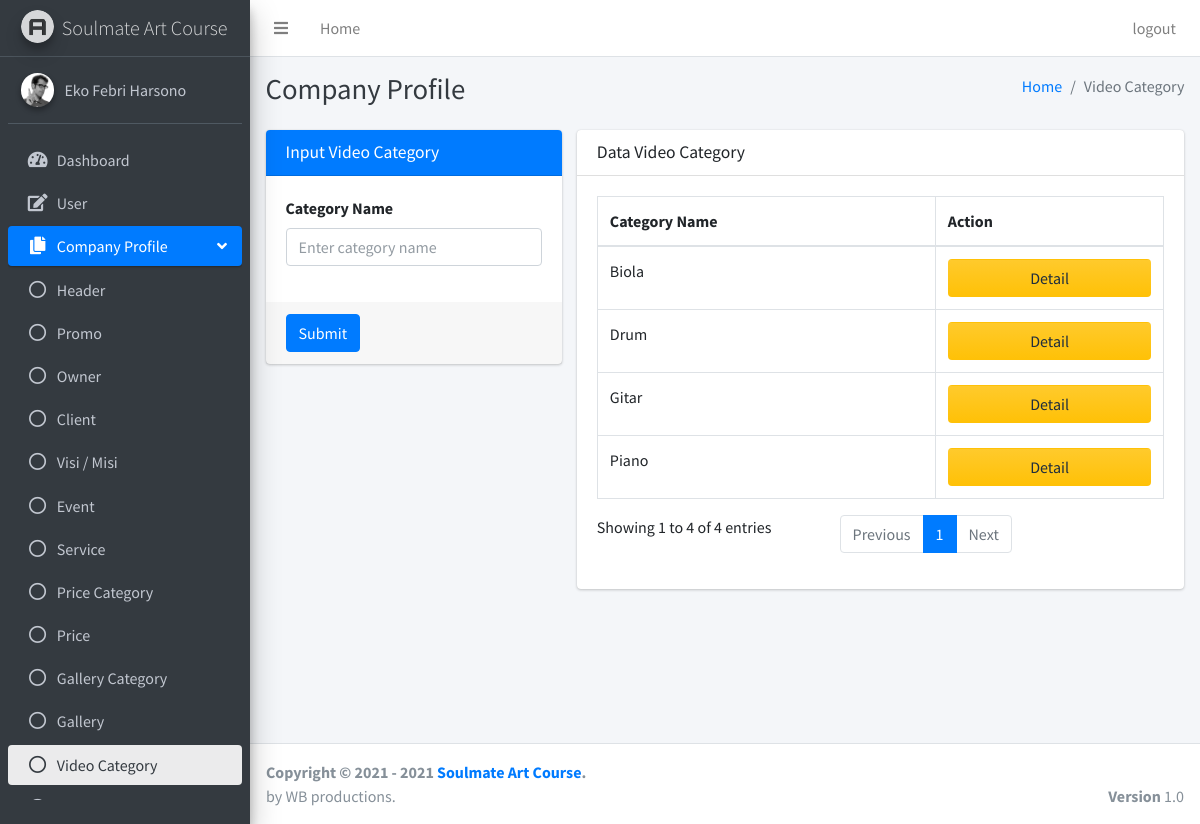
Page /pages/companyProfile/videoCategory.php (signed in) on the committed database.
### tables this page shows
CREATE TABLE `video_category` (
  `id_video_category` int(11) NOT NULL,
  `category_name` varchar(50) NOT NULL
);

### pages/companyProfile/videoCategory.php (the view, shortened to what this page needs)
<?php
if ($_SESSION["id"] == null || $_SESSION["id"] == "") {
    header('Location: ../../login.php?status=4');
} else {
    $conn = OpenCon(); ?>
    <!DOCTYPE html>
    <html>
    <head>
        <link rel="stylesheet" href="../../plugins/fontawesome-free/css/all.min.css">
        <link rel="stylesheet" href="https://code.ionicframework.com/ionicons/2.0.1/css/ionicons.min.css">
        <link rel="stylesheet" href="../../plugins/sweetalert2-theme-bootstrap-4/bootstrap-4.min.css">
        <link rel="stylesheet" href="../../plugins/toastr/toastr.min.css">
        <link rel="stylesheet" href="../../dist/css/adminlte.min.css">
    </head>
    <body class="hold-transition sidebar-mini layout-fixed">
        <div class="wrapper">
            <?php include '../dashboard/navbar.php'; ?>
            <?php include '../sidebar/sidebarVideoCategory.php'; ?>
            <div class="content-wrapper">
                <div class="content-header">
                    <div class="container-fluid">
                        <div class="row mb-2">
                            <div class="col-sm-6">
                                <h1 class="m-0 text-dark">Company Profile</h1>
                            </div>
                            <div class="col-sm-6">
                                <ol class="breadcrumb float-sm-right">
                                    <li class="breadcrumb-item"><a href="#">Home</a></li>
                                    <li class="breadcrumb-item active">Video Category</li>
                                </ol>
                            </div>
                        </div>
                    </div>
                </div>
                <section class="content">
                    <div class="container-fluid justify-content-center">
                        <div class="row">
                            <div class="col-md-4">
                                <div class="card card-primary">
                                    <div class="card-header">
                                        <h3 class="card-title">Input Video Category</h3>
                                    </div>
                                    <form role="form" enctype="multipart/form-data" method="POST" action="../../php/companyProfile/videoCategoryActions.php">
                                        <div class="card-body">
                                            <div class="form-group">
                                                <label for="exampleInputEmail1">Category Name</label>
                                                <input type="text" class="form-control" name="category_name" placeholder="Enter category name" required>
                                            </div>
                                        </div>
                                        <div class="card-footer">
                                            <button type="submit" class="btn btn-primary" name="submitInsertVideoCategory">Submit</button>
                                        </div>
                                    </form>
                                </div>
                            </div>
                            <div class="col-md-8">
                                <div class="card">
                                    <div class="card-header">
                                        <h3 class="card-title">Data Video Category</h3>
                                    </div>
                                    <div class="card-body">
                                        <?php
                                        $sql = "SELECT * FROM `video_category`";
                                        $res = mysqli_query($conn, $sql);
                                        ?>
                                        <table id="example2" class="table table-bordered table-hover">
                                            <thead>
                                                <tr>
                                                    <th>Category Name</th>
                                                    <th>Action</th>
                                                </tr>
                                            </thead>
                                            <tbody>
                                                <?php while ($row = mysqli_fetch_array($res)) { ?>
                                                    <tr>
                                                        <td><?php echo $row['category_name']; ?></td>
                                                        <td>
                                                            <button class="btn btn-block bg-gradient-warning" name="detail" data-toggle="modal" data-target="#a<?php echo $row['id_video_category']; ?>">Detail</button>
                                                        </td>
                                                    </tr>
                                                <?php } ?>
                                            </tbody>
                                        </table>
                                    </div>
                                </div>
                            </div>
                        </div>
                    </div>
                </section>
            </div>
            <?php include '../dashboard/footer.php'; ?>
        </div>
    </body>
    </html>
<?php } ?>

### rows in the picture
video_category: category_name "Gitar"
video_category: category_name "Biola"
video_category: category_name "Drum"
video_category: category_name "Piano"

### other values in the picture
$_SESSION["user_name"] "Eko Febri Harsono"
